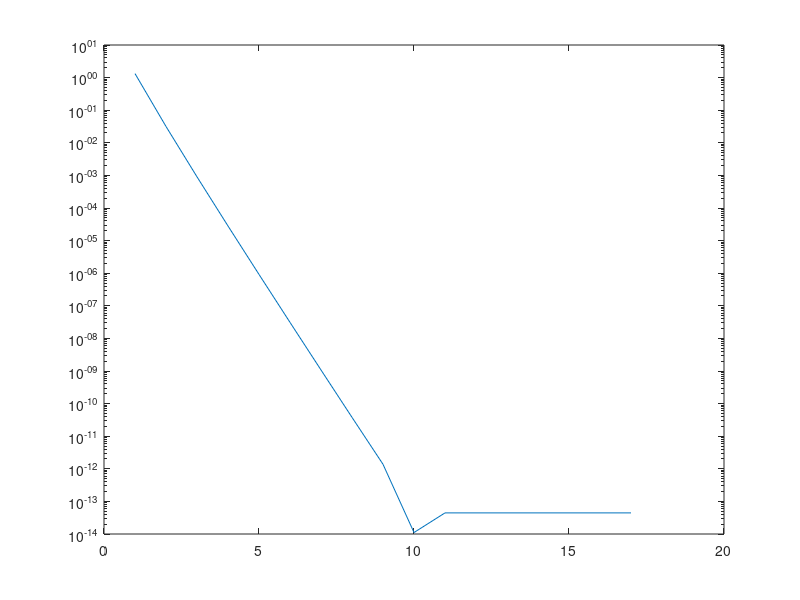

Recreate this plot in MATLAB. (Note: this script raises an error after producing the figure.)
%% Problem 1
% initialize a variable and a list of zeros
X = 0;
pie = zeros(1,16);

% Sum each term up to 16 terms, storing each succesive approximation in the pie list
for k = 0:16
	X = X + (-1)^k / (2 * k + 1) * ((4 * (1 / 5)^(2 * k + 1) - (1/239)^(2 * k + 1)));
    pie(k+1) = X;
end

% Multiply every approximation by 4.
pie = 4*pie;

% Create a new array with the error between pi and our approximation
pieerror = abs(pie/pi - 1)*100;

% Plot the error on a logarithmic scale
semilogy(pieerror)


%% Problem 2
% Declare the number of items to sum
n = 50;

% Create a list of zeros and set the last item in that list equal to 1/n
X = zeros(1,n);
X(end) = 1/n;

% Starting at the first nonzero item in the list (n-k+1) generate the next item in the list
for k = 1:n
    X(n-k) = n-k+1 + 1/X(n-k+1);
end

%% Problem 3
% Declare a, the number we will be taking the square root of
a = 5;

% Declare an initial guess 
y = [0.5];

% Iterate using Newton's method to make an estimate of the square root
for n = 1:10
    y = [y,0.5*y(n)*(3-a*y(n)^2)];
end

% Calculate the square root
sq = a*y(n);

% Declare the results of the estimate
fprintf('the square root is approximately %.8f\n',sq)


%% Problem 4

% Part a
% Set options for tolerance
options = optimset('TolX',10^-8);

% Create a function to find the zeros of
g = @(f) -2*log10(0.0001/(3.7) + 2.51/(3*10^5 * sqrt(f))) -1/sqrt(f);

% Find the zeroes of the function within a range
fzero(g,[0.001 1],options)

% Part b
% Set options for tolerance
options = optimset('TolX',10^-12);

% Create a function to find the zeros of
f = @(c) -1 + 8*c^2 - 8*c^4 - cos(4*c*sqrt(1-c^2));

% Find the zeroes of the function within a range
fzero(f,[0 0.5],options)


%% Problem 5

% Declare constants
Ti = 20;
Ts = -15;
a = 0.138E-6;
t = 5.184E6;

% Create a function for temperature
T = @(x) erf(x/(2*sqrt(a*t)))*(Ti-Ts) + Ts;

% Calculate the minimum depth
mindepth = fzero(T,10);

% Output the minimum depth
fprintf('The minimum depth to bury the pipe is %f meters\n',mindepth);


%% Problem 6

% Creating a list to hold all operations to be done, all stored as anonymous functions with A,B,C, and D as the inputs.  All four variables must be used as inputs for each item so the for loop can pass the proper inputs to each list item
problemlist = {@(A,B,C,D) 2*A + C, @(A,B,C,D) C - 3*B, @(A,B,C,D) 3*B - 2*D,@(A,B,C,D) A*D, @(A,B,C,D) C*A, @(A,B,C,D) A*C, @(A,B,C,D) B*D, @(A,B,C,D) D*B, @(A,B,C,D) B*C, @(A,B,C,D) C*B, @(A,B,C,D) D*A*B, @(A,B,C,D) 2*D.' + B, @(A,B,C,D) D*D, @(A,B,C,D) A*A, @(A,B,C,D) C.' * D, @(A,B,C,D) B*A.', @(A,B,C,D) -2*A.' + 5*C, @(A,B,C,D) B.' + A*D, @(A,B,C,D) 0.5 * (B + B.'), @(A,B,C,D) 0.5 * (B-B.'), @(A,B,C,D) C*C.',@(A,B,C,D) C.' * C, @(A,B,C,D) (C*C.')^(-1), @(A,B,C,D) (C.'*C)^(-1), @(A,B,C,D) B* (A*D).', @(A,B,C,D) A*D*B.'};

% Generate 4 matrices using random numbers
A = rand(2,3);
B = rand(3);
C = rand(3,2);
D = rand(3);

% Determine the length of the problem set to be done to iterate over the correct number
[rows,length] = size(problemlist);

% Iterate over each item in the list.
for n = 1:length
    % Try the nth item in the problem set, catching any errors and outputting the reason for the error.  Problem w throws a warning that is not caught by this code, but it does not prevent the code from running.
    % We know that the results for problem w are innacurate because (C*C.')^-1 * (C*C.') should give us a 3x3 identity matrix and it does not.
    % I could not find a method of catching warnings and errors at the same time and it appears the only way to silence the warning is a user setting.
    % The second elseif term is to catch problem n if it is entered as A^2 rather than A*A.  A^2 gives an error because A is not a square matrix, while A*A warns about inner dimensions not matching .
    try
        problemlist{n}(A,B,C,D);
    catch MExc
        if MExc.identifier == 'MATLAB:dimagree'
            fprintf('%c cannot be performed, matrix dimensions do not agree \n',n+96)
        elseif MExc.identifier == 'MATLAB:innerdim'
            fprintf('%c cannot be performed, inner matrix dimensions do not agree \n',n+96)
        elseif MExc.identifier == 'MATLAB:mpower:notScalarAndSquareMatrix'
            fprintf('%c cannot be performed, inputs are not a scalar and a square matrix \n',n+96)
        else
            fprintf('An unexpected error ocurred when calculating %c',n+96)
        end
    end
end
